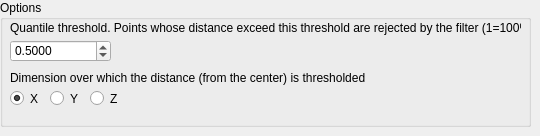
       <widget class="QWidget" name="MaximumQuantileFilter">
        <widget class="QGroupBox" name="groupBox_4">
         <property name="geometry">
          <rect>
           <x>0</x>
           <y>0</y>
           <width>531</width>
           <height>127</height>
          </rect>
         </property>
         <property name="title">
          <string>Options</string>
         </property>
         <widget class="QLabel" name="ratioQuantileTitle">
          <property name="geometry">
           <rect>
            <x>10</x>
            <y>20</y>
            <width>511</width>
            <height>16</height>
           </rect>
          </property>
          <property name="text">
           <string>Quantile threshold. Points whose distance exceed this threshold are rejected by the filter (1=100%)</string>
          </property>
         </widget>
         <widget class="QDoubleSpinBox" name="ratioQuantile">
          <property name="geometry">
           <rect>
            <x>10</x>
            <y>40</y>
            <width>101</width>
            <height>22</height>
           </rect>
          </property>
          <property name="suffix">
           <string>0</string>
          </property>
          <property name="decimals">
           <number>3</number>
          </property>
          <property name="minimum">
           <double>0.001000000000000</double>
          </property>
          <property name="maximum">
           <double>0.999000000000000</double>
          </property>
          <property name="singleStep">
           <double>0.010000000000000</double>
          </property>
          <property name="value">
           <double>0.500000000000000</double>
          </property>
         </widget>
         <widget class="QLabel" name="dimQuantileTitle">
          <property name="geometry">
           <rect>
            <x>10</x>
            <y>70</y>
            <width>371</width>
            <height>16</height>
           </rect>
          </property>
          <property name="text">
           <string>Dimension over which the distance (from the center) is thresholded</string>
          </property>
         </widget>
         <widget class="QRadioButton" name="dimY_Quantile">
          <property name="geometry">
           <rect>
            <x>50</x>
            <y>90</y>
            <width>31</width>
            <height>17</height>
           </rect>
          </property>
          <property name="text">
           <string>Y</string>
          </property>
          <attribute name="buttonGroup">
           <string notr="true">buttonGroup_3</string>
          </attribute>
         </widget>
         <widget class="QRadioButton" name="dimX_Quantile">
          <property name="geometry">
           <rect>
            <x>10</x>
            <y>90</y>
            <width>41</width>
            <height>17</height>
           </rect>
          </property>
          <property name="text">
           <string>X</string>
          </property>
          <property name="checked">
           <bool>true</bool>
          </property>
          <attribute name="buttonGroup">
           <string notr="true">buttonGroup_3</string>
          </attribute>
         </widget>
         <widget class="QRadioButton" name="dimZ_Quantile">
          <property name="geometry">
           <rect>
            <x>90</x>
            <y>90</y>
            <width>31</width>
            <height>17</height>
           </rect>
          </property>
          <property name="text">
           <string>Z</string>
          </property>
          <attribute name="buttonGroup">
           <string notr="true">buttonGroup_3</string>
          </attribute>
         </widget>
        </widget>
       </widget>
